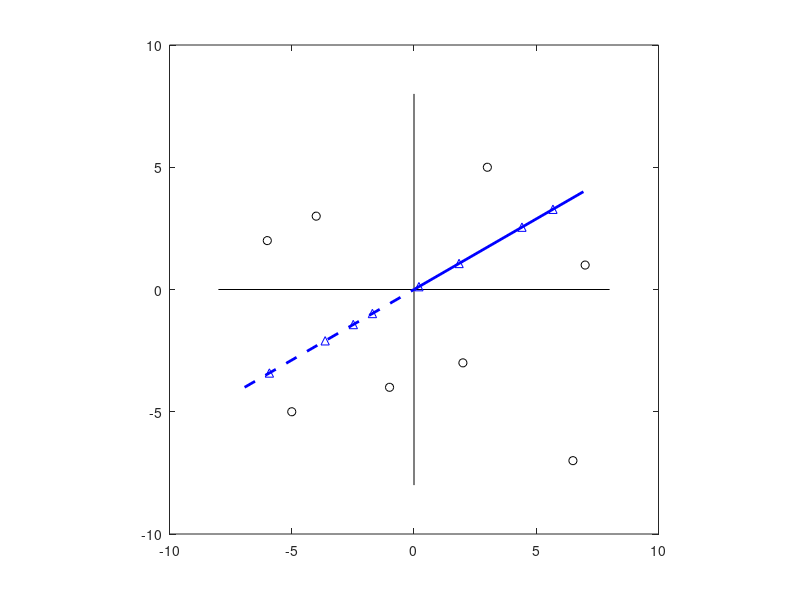

Reproduce this figure in MATLAB.
% x  = [1 2 3 4 5];
% y = [1 3 5 7 9];
% 
% theta = -45*pi/180
% 
% AA  = [10,10];
% 
% plot(x,y,'ok'), hold on
% plot(AA(1), AA(2), '*b')
% xlim([-15 15])
% ylim([-15 15])
% 
% 
% r = [cos(theta) -sin(theta); sin(theta) cos(theta)]*[x; y]
% 
% plot(r(1,:),r(2,:),'ob')
% 
% x2 = x*cos(theta-90)-y*sin(theta-90)
% y2 = x*cos(theta-90)-y*sin(theta-90)
% 
% plot(x2, y2, 'or')

clc
close all

%%

% SEE Notebook #2, p. AB (VDAP2-AB) for discussion

    % data - combination of [x y] points
% data = [3 5; 7 1; 2 -3; 6.5 -7; ; -6 2; -4 3];
l = 8; % radius of line to be drawn - only used for graphics
data1 = [3 5; 7 1]; % Quadrant 1
data2 = [-6 2; -4 3]; % Quadrant 2
data3 = [-1 -4; -5 -5]; % Quadrant 3
data4 = [2 -3; 6.5 -7]; % Quadrant 4
data = [data1; data2; data3; data4];

    % plot the data
plot(data(:,1),data(:,2),'ok'); hold on;
plot([-l l],[0 0],'k'); % major x axes
plot([0 0],[-l l],'k'); % major y axes
axis square

    % add in a line at angle theta and a line v
theta = 30 * pi/180;
v = [0 0; l*cos(theta) l*sin(theta)];

    % plot the angled line
plot([0 v(2,1)],[0 v(2,2)],'b', 'LineWidth', 2)  
plot([-v(2,1) 0],[-v(2,2) 0],'b--', 'LineWidth', 2)  


    % project the points
a = sqrt(data(:,1).^2 + data(:,2).^2); % distance from origin to point
angle = atan2(data(:,2),data(:,1)); % angle from origin to point
phi = angle - theta; % angle between xsection vector and vector to point
b = a .* cos(phi); % length along cross section from origin

    % plot projected points
plot(b*cos(theta), b*sin(theta), '^b')

    % print summary of data and the projection (this could probably be vectorized)
    for n = 1:length(data(:,1))
        sprintf('(%1.1f, %1.1f) \t Angle to point =  %2.2f \t Phi =  %2.2f \t b = %2.2f \t (%2.2f, %2.2f) \n',...
            data(n,1), data(n,2), angle(n) / pi * 180, phi(n) / pi * 180, b(n), b(n)*cos(theta), b(n)*sin(theta))
    end

